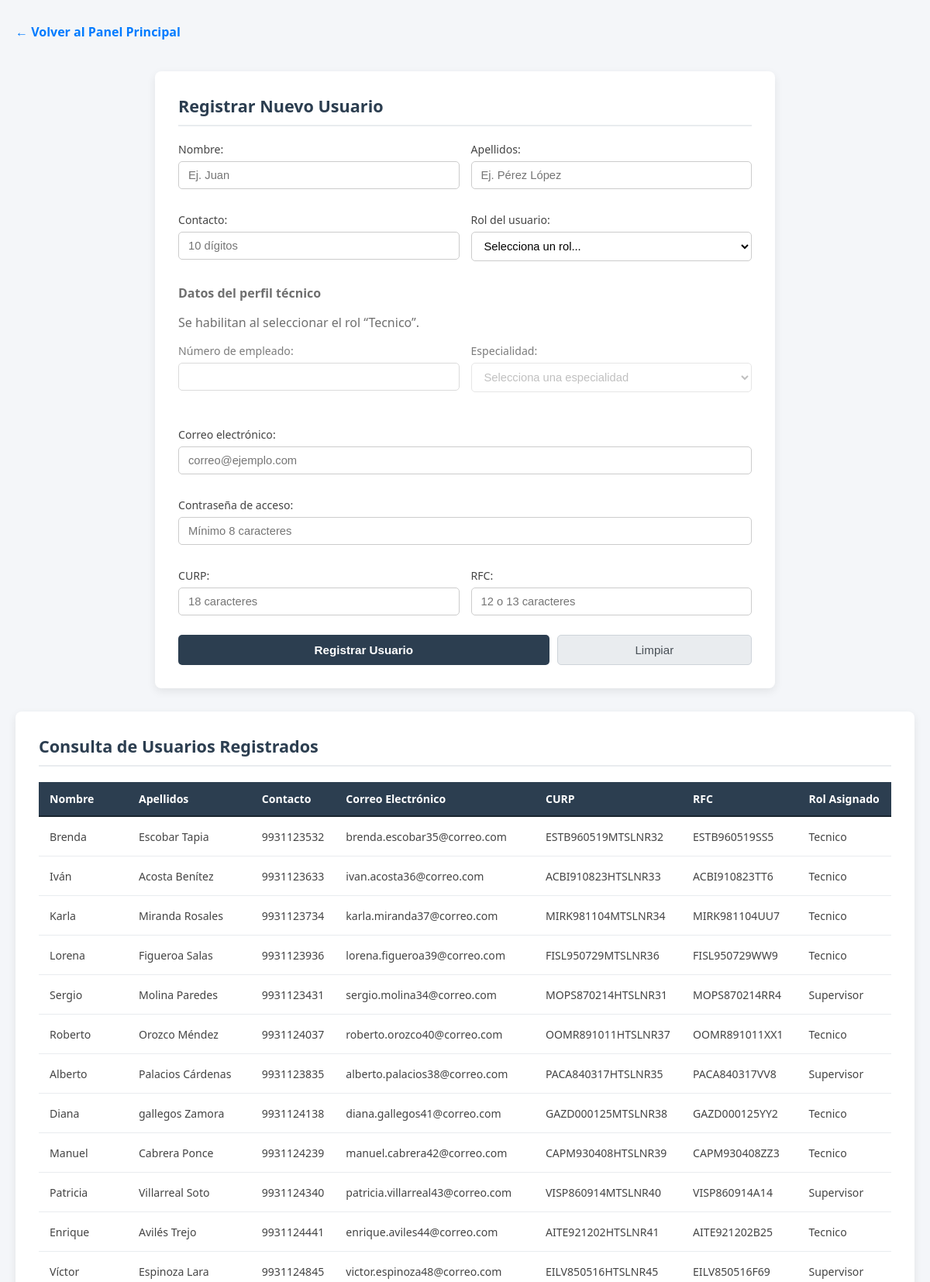
The page /index.php?modulo=usuarios (signed in, upper part) on the database its author committed.
### tables this page shows
CREATE TABLE `usuarios` (
  `IdUsuario` int(11) NOT NULL AUTO_INCREMENT,
  `IdRol` int(11) NOT NULL,
  `Nombre` varchar(100) NOT NULL,
  `Apellidos` varchar(100) NOT NULL,
  `Contacto` varchar(15) NOT NULL,
  `Correo` varchar(150) NOT NULL,
  `Curp` varchar(18) NOT NULL,
  `Rfc` varchar(13) NOT NULL,
  `Password` varchar(255) NOT NULL,
  `Estado` enum('Activo','Inactivo') DEFAULT 'Activo',
  `FechaCreacion` timestamp NULL DEFAULT current_timestamp(),
  PRIMARY KEY (`IdUsuario`),
  UNIQUE KEY `Correo` (`Correo`),
  UNIQUE KEY `Curp` (`Curp`),
  UNIQUE KEY `Rfc` (`Rfc`),
  KEY `fk_usuario_rol` (`IdRol`),
  CONSTRAINT `fk_usuario_rol` FOREIGN KEY (`IdRol`) REFERENCES `roles` (`IdRol`) ON UPDATE CASCADE
);

CREATE TABLE `roles` (
  `IdRol` int(11) NOT NULL AUTO_INCREMENT,
  `NombreRol` varchar(50) NOT NULL,
  PRIMARY KEY (`IdRol`),
  UNIQUE KEY `NombreRol` (`NombreRol`)
);

### controllers/admin/controller.usuario.php (called while the page is built, shortened)
<?php
require_once MODEL_PATH . 'model.usuario.php';
$modeloUsuario = new ModelUsuario($conexion);
$usuarioEditar = null;
$tecnicoEditar = null;
$numeroEmpleadoFormulario = $tecnicoEditar['NumeroEmpleado'] ?? '';
$resultadoUsuarios = $modeloUsuario->obtenerUsuarios();
require_once VIEW_PATH . 'admin/usuarios.php';
?>

### models/model.usuario.php (called while the page is built, shortened)
<?php
class ModelUsuario {
    private $conexion;
    public function __construct($conexion) {
        $this->conexion = $conexion;
    }
    public function obtenerUsuarios() {
        $query = "SELECT u.IdUsuario, u.Nombre, u.Apellidos, u.Contacto, u.Correo, u.Curp, u.Rfc, u.Estado, r.NombreRol
                  FROM Usuarios u
                  INNER JOIN Roles r ON u.IdRol = r.IdRol
                  ORDER BY u.FechaCreacion DESC";
        return $this->conexion->query($query);
    }
}
?>

### views/admin/usuarios.php (the view, shortened to what this page needs)
<!DOCTYPE html>
<html lang="es">
<head>
</head>
<body>
    <div class="header-link">
        <a href="<?= BASE_URL ?>index.php?modulo=dashboard">← Volver al Panel Principal</a>
    </div>
    <div class="card-container form-card">
        <h2><?= $usuarioEditar ? 'Modificar Usuario: ' . htmlspecialchars($usuarioEditar['Nombre']) . ' ' . htmlspecialchars($usuarioEditar['Apellidos']) : 'Registrar Nuevo Usuario' ?></h2>
        <form action="<?= BASE_URL ?>index.php" method="POST">
            <div class="form-grid">
                <div class="form-group">
                    <label for="nombre">Nombre:</label>
                    <input type="text" id="nombre" name="nombre" placeholder="Ej. Juan"
                           value="<?= $usuarioEditar ? htmlspecialchars($usuarioEditar['Nombre']) : '' ?>" required>
                </div>
                <div class="form-group">
                    <label for="apellidos">Apellidos:</label>
                    <input type="text" id="apellidos" name="apellidos" placeholder="Ej. Pérez López"
                           value="<?= $usuarioEditar ? htmlspecialchars($usuarioEditar['Apellidos']) : '' ?>" required>
                </div>
                <div class="form-group">
                    <label for="contacto">Contacto:</label>
                    <input type="tel" id="contacto" name="contacto" placeholder="10 dígitos"
                           value="<?= $usuarioEditar ? htmlspecialchars($usuarioEditar['Contacto']) : '' ?>" required>
                </div>
                <div class="form-group">
                    <label for="rol">Rol del usuario:</label>
                    <select id="rol" name="rol" required>
                        <option value="" disabled <?= !$usuarioEditar ? 'selected' : '' ?>>Selecciona un rol...</option>
                    </select>
                </div>
                <div id="datos-tecnicos" class="form-group full-width">
                    <strong>Datos del perfil técnico</strong>
                    <p class="text-muted small">Se habilitan al seleccionar el rol “Tecnico”.</p>
                    <div class="form-grid">
                        <div class="form-group">
                            <label for="numero_empleado">Número de empleado:</label>
                            <input type="text" id="numero_empleado" name="numero_empleado"
                                   maxlength="20"
                                   value="<?= htmlspecialchars($numeroEmpleadoFormulario ?? '') ?>">
                        </div>
                        <div class="form-group">
                            <label for="especialidad">Especialidad:</label>
                            <select id="especialidad" name="especialidad">
                                <option value="">Selecciona una especialidad</option>
                            </select>
                        </div>
                    </div>
                </div>
                <div class="form-group full-width">
                    <label for="correo">Correo electrónico:</label>
                    <input type="email" id="correo" name="correo" placeholder="correo@ejemplo.com"
                           value="<?= $usuarioEditar ? htmlspecialchars($usuarioEditar['Correo']) : '' ?>" required>
                </div>
                <div class="form-group full-width">
                    <label for="password">Contraseña de acceso:</label>
                    <input type="password" id="password" name="password"
                           placeholder="<?= $usuarioEditar ? 'Dejar en blanco para conservar la actual' : 'Mínimo 8 caracteres' ?>"
                           <?= $usuarioEditar ? '' : 'required' ?>>
                </div>
                <div class="form-group">
                    <label for="curp">CURP:</label>
                    <input type="text" id="curp" name="curp" maxlength="18" placeholder="18 caracteres"
                           value="<?= $usuarioEditar ? htmlspecialchars($usuarioEditar['Curp']) : '' ?>" required>
                </div>
                <div class="form-group">
                    <label for="rfc">RFC:</label>
                    <input type="text" id="rfc" name="rfc" maxlength="13" placeholder="12 o 13 caracteres"
                           value="<?= $usuarioEditar ? htmlspecialchars($usuarioEditar['Rfc']) : '' ?>" required>
                </div>
            </div>
            <div class="button-group">
                <button type="submit" class="btn-submit"><?= $usuarioEditar ? 'Guardar Cambios' : 'Registrar Usuario' ?></button>
                <?php if ($usuarioEditar): ?>
                    <a href="<?= BASE_URL ?>index.php?modulo=usuarios" class="btn-reset" style="text-align: center; text-decoration: none; display: inline-block;">Cancelar</a>
                <?php else: ?>
                    <button type="reset" class="btn-reset">Limpiar</button>
                <?php endif; ?>
            </div>
        </form>
    </div>
    <div class="card-container table-card">
        <h2>Consulta de Usuarios Registrados</h2>
        <div class="table-responsive">
            <table>
                <thead>
                    <tr>
                        <th>Nombre</th>
                        <th>Apellidos</th>
                        <th>Contacto</th>
                        <th>Correo Electrónico</th>
                        <th>CURP</th>
                        <th>RFC</th>
                        <th>Rol Asignado</th>
                    </tr>
                </thead>
                <tbody>
                    <?php
                    if ($resultadoUsuarios && $resultadoUsuarios->num_rows > 0) {
                        while ($fila = $resultadoUsuarios->fetch_assoc()) {
                            $id = htmlspecialchars($fila['IdUsuario']);
                            $nombre = htmlspecialchars($fila['Nombre']);
                            $apellidos = htmlspecialchars($fila['Apellidos']);
                            $contacto = htmlspecialchars($fila['Contacto']);
                            $correo = htmlspecialchars($fila['Correo']);
                            $curp = htmlspecialchars($fila['Curp']);
                            $rfc = htmlspecialchars($fila['Rfc']);
                            $rol = htmlspecialchars($fila['NombreRol']);
                            $estado = htmlspecialchars($fila['Estado']);
                            $csrfTokenHtml = htmlspecialchars($csrfToken, ENT_QUOTES, 'UTF-8');
                            echo "<tr>
                                    <td>{$nombre}</td>
                                    <td>{$apellidos}</td>
                                    <td>{$contacto}</td>
                                    <td>{$correo}</td>
                                    <td>{$curp}</td>
                                    <td>{$rfc}</td>
                                    <td>{$rol}</td>
                                    <td>{$estado}</td>
                                    <td>
                                        <div class='action-buttons'>
                                            <a href='" . BASE_URL . "index.php?modulo=usuarios&accion=editar&id={$id}' class='btn btn-edit'>Editar</a>
                                            <form action='" . BASE_URL . "index.php' method='POST' onsubmit=\"return confirm('¿Estás seguro de eliminar a este usuario? Esta acción no se puede deshacer.');\">
                                                <input type='hidden' name='modulo' value='usuarios'>
                                                <input type='hidden' name='accion' value='eliminar'>
                                                <input type='hidden' name='id' value='{$id}'>
                                                <input type='hidden' name='csrf_token' value='{$csrfTokenHtml}'>
                                                <button type='submit' class='btn btn-delete'>Eliminar</button>
                                            </form>
                                        </div>
                                    </td>
                                  </tr>";
                        }
                    } else {
                        echo "<tr><td colspan='9' style='text-align: center; padding: 20px;'>No se encontraron usuarios registrados.</td></tr>";
                    }
                    ?>
                </tbody>
            </table>
        </div>
    </div>
</body>
</html>

### views/admin/usuarios.php (style rules this page uses)
body { font-family: 'Segoe UI', Tahoma, Geneva, Verdana, sans-serif; background-color: #f4f6f9; color: #333; margin: 0; padding: 30px 20px; display: flex; flex-direction: column; align-items: center; gap: 30px; }
.card-container { background-color: #ffffff; padding: 30px; border-radius: 8px; box-shadow: 0 4px 12px rgba(0, 0, 0, 0.08); width: 100%; box-sizing: border-box; }
.form-card { max-width: 800px; margin: 0 auto; }
.table-card { max-width: 1200px; margin: 0 auto; }
h2 { font-size: 1.35rem; color: #2c3e50; margin-top: 0; margin-bottom: 20px; border-bottom: 2px solid #e9ecef; padding-bottom: 10px; }
.form-grid { display: grid; grid-template-columns: 1fr 1fr; gap: 15px; }
.form-group { margin-bottom: 15px; }
.full-width { grid-column: span 2; }
label { display: block; font-size: 0.88rem; margin-bottom: 6px; color: #444; font-weight: 500; }
input[type="text"], input[type="tel"], input[type="email"], input[type="password"], select { width: 100%; padding: 9px 12px; border: 1px solid #ccc; border-radius: 5px; font-size: 0.92rem; box-sizing: border-box; transition: border-color 0.2s, box-shadow 0.2s; background-color: #fff; }
.button-group { display: flex; gap: 10px; margin-top: 10px; }
.btn-submit { flex: 2; padding: 10px; background-color: #2c3e50; color: #ffffff; border: none; border-radius: 5px; font-size: 0.95rem; font-weight: 600; cursor: pointer; transition: background-color 0.2s; }
.btn-reset { flex: 1; padding: 10px; background-color: #e9ecef; color: #495057; border: 1px solid #ced4da; border-radius: 5px; font-size: 0.95rem; cursor: pointer; transition: background-color 0.2s; }
.table-responsive { width: 100%; overflow-x: auto; -webkit-overflow-scrolling: touch; }
table { width: 100%; border-collapse: collapse; font-size: 0.88rem; text-align: left; white-space: nowrap; }
th { background-color: #2c3e50; color: #ffffff; font-weight: 600; padding: 12px 14px; border-bottom: 2px solid #1a252f; }
td { padding: 10px 14px; border-bottom: 1px solid #e9ecef; color: #444; vertical-align: middle; }
.header-link { width: 100%; max-width: 1200px; margin: 0 auto 10px; text-align: left; }
.header-link a { color: #007bff; text-decoration: none; font-weight: 600; }

### rows shown on the page
usuarios: Nombre "Brenda", Apellidos "Escobar Tapia", Contacto "9931123532", Correo "brenda.escobar35@correo.com", Curp "ESTB960519MTSLNR32", Rfc "ESTB960519SS5", IdRol.NombreRol "Tecnico"
usuarios: Nombre "Iván", Apellidos "Acosta Benítez", Contacto "9931123633", Correo "ivan.acosta36@correo.com", Curp "ACBI910823HTSLNR33", Rfc "ACBI910823TT6", IdRol.NombreRol "Tecnico"
usuarios: Nombre "Karla", Apellidos "Miranda Rosales", Contacto "9931123734", Correo "karla.miranda37@correo.com", Curp "MIRK981104MTSLNR34", Rfc "MIRK981104UU7", IdRol.NombreRol "Tecnico"
usuarios: Nombre "Lorena", Apellidos "Figueroa Salas", Contacto "9931123936", Correo "lorena.figueroa39@correo.com", Curp "FISL950729MTSLNR36", Rfc "FISL950729WW9", IdRol.NombreRol "Tecnico"
usuarios: Nombre "Sergio", Apellidos "Molina Paredes", Contacto "9931123431", Correo "sergio.molina34@correo.com", Curp "MOPS870214HTSLNR31", Rfc "MOPS870214RR4", IdRol.NombreRol "Supervisor"
usuarios: Nombre "Roberto", Apellidos "Orozco Méndez", Contacto "9931124037", Correo "roberto.orozco40@correo.com", Curp "OOMR891011HTSLNR37", Rfc "OOMR891011XX1", IdRol.NombreRol "Tecnico"
usuarios: Nombre "Alberto", Apellidos "Palacios Cárdenas", Contacto "9931123835", Correo "alberto.palacios38@correo.com", Curp "PACA840317HTSLNR35", Rfc "PACA840317VV8", IdRol.NombreRol "Supervisor"
usuarios: Nombre "Diana", Apellidos "gallegos Zamora", Contacto "9931124138", Correo "diana.gallegos41@correo.com", Curp "GAZD000125MTSLNR38", Rfc "GAZD000125YY2", IdRol.NombreRol "Tecnico"
usuarios: Nombre "Manuel", Apellidos "Cabrera Ponce", Contacto "9931124239", Correo "manuel.cabrera42@correo.com", Curp "CAPM930408HTSLNR39", Rfc "CAPM930408ZZ3", IdRol.NombreRol "Tecnico"
usuarios: Nombre "Patricia", Apellidos "Villarreal Soto", Contacto "9931124340", Correo "patricia.villarreal43@correo.com", Curp "VISP860914MTSLNR40", Rfc "VISP860914A14", IdRol.NombreRol "Supervisor"
usuarios: Nombre "Enrique", Apellidos "Avilés Trejo", Contacto "9931124441", Correo "enrique.aviles44@correo.com", Curp "AITE921202HTSLNR41", Rfc "AITE921202B25", IdRol.NombreRol "Tecnico"
usuarios: Nombre "Víctor", Apellidos "Espinoza Lara", Contacto "9931124845", Correo "victor.espinoza48@correo.com", Curp "EILV850516HTSLNR45", Rfc "EILV850516F69", IdRol.NombreRol "Supervisor"
